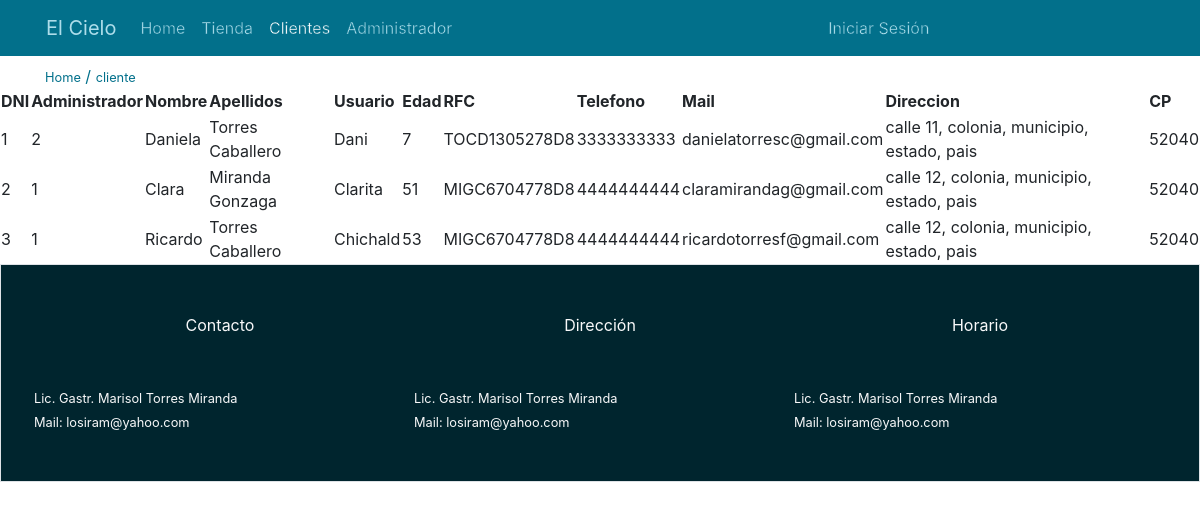
Page /cliente on the committed database.
### tables this page shows
CREATE TABLE clientes (
    clienteDNI INT NOT NULL AUTO_INCREMENT ,
    adminDNI INT NOT NULL ,
    cl_nombre VARCHAR (15) ,
    cl_apellidos VARCHAR (35) ,
    cl_usuario VARCHAR (15) UNIQUE ,
    cl_password VARCHAR (20) ,
    cl_edad INT ,
    cl_rfc VARCHAR (14) ,
    cl_telefono VARCHAR (10) ,
    cl_mail VARCHAR (30) UNIQUE ,
    cl_direccion VARCHAR (70) ,
    cl_cp INT ,
    cl_sello_digital TEXT (300) ,
    cl_razon_social VARCHAR (20) ,
    cl_mensaje TEXT (500) ,
    PRIMARY KEY (clienteDNI) ,
    FOREIGN KEY (adminDNI) REFERENCES administradores (adminDNI) ON UPDATE CASCADE ON DELETE CASCADE
);

### controllers/ViewsController.php (called while the page is built, shortened)
<?php
class ViewsController {
    private static $views_path = "./views/" ;
    public function view ($route) {
        require_once (self::$views_path."header.php") ;
        require_once (self::$views_path.$route.".php") ;
        require_once (self::$views_path."footer.php") ;
    }
}

### index.php (called while the page is built, shortened)
<?php
require_once ("./controllers/Autoload.php") ;
$route = isset ($_GET ["r"]) ? $_GET ["r"] : "home" ;
$router = new Router ($route) ;

### controllers/Autoload.php (called while the page is built, shortened)
<?php
class Autoload {
    public function __construct () {
        spl_autoload_register (function ($class_name) {
            $controllers_path = "./controllers/".$class_name.".php" ;
            $models_path = "./models/".$class_name.".php" ;
        }) ;
    }
}

### getters/getCliente.php (called while the page is built, shortened)
<?php
$c = "" ;
$clientecontroller = new ClienteController () ;
$getcliente = $clientecontroller->getCliente ($cliente = $c) ;
$countcliente = count ($getcliente) ;

### controllers/ClienteController.php (called while the page is built, shortened)
<?php
class ClienteController {
    private $clientemodel ;
    public function __construct () {
        $this->clientemodel = new ClienteModel () ;
    }
    public function getCliente ($cliente = "") {
        return $this->clientemodel->get ($cliente = "") ;
    }
}

### models/Connection.php (called while the page is built, shortened)
<?php
abstract class Connection {
    private static $database_host = "localhost" ;
    private static $database_user = "root" ;
    private static $database_pass = "" ;
    private static $database_name = "cielo" ;
    private static $database_char = "utf8" ;
    private $connected ;
    protected $query ;
    protected $rows = array () ;
    private function open_database () {
        $this->connected = new mysqli (
            self::$database_host ,
            self::$database_user ,
            self::$database_pass ,
            self::$database_name
        ) ;
        $this->connected->set_charset (
            self::$database_char
        ) ;
    }
    protected function get_query () {
        $result = $this->connected->query ($this->query) ;
        while ($this->rows[] = $result->fetch_assoc ()) ;
        return array_pop ($this->rows) ;
    }
}

### models/ClienteModel.php (called while the page is built, shortened)
<?php
require "Connection.php" ;
class ClienteModel extends Connection {
    public function get ($cliente = "") {
        $this->query = ($cliente != "") ? "SELECT * FROM clientes WHERE clienteDNI = '$cliente'" : "SELECT * FROM clientes" ;
        $this->get_query () ;
        foreach ($this->rows as $key => $value) {
            $data[$key] = $value ;
        }
        return $data ;
    }
}

### views/cliente.php (the view)
<?php require_once ("./getters/getCliente.php") ; ?>
<table>
    <thead>
        <tr>
            <th>DNI</th>
            <th>Administrador</th>
            <th>Nombre</th>
            <th>Apellidos</th>
            <th>Usuario</th>
            <th>Edad</th>
            <th>RFC</th>
            <th>Telefono</th>
            <th>Mail</th>
            <th>Direccion</th>
            <th>CP</th>
        </tr>
    </thead>
    <tbody>
        <?php for ($i=0; $i < $countcliente ; $i++) { ?>
        <tr>
            <td><?php print $getcliente [$i]["clienteDNI"] ; ?></td>
            <td><?php print $getcliente [$i]["adminDNI"] ; ?></td>
            <td><?php print $getcliente [$i]["cl_nombre"] ; ?></td>
            <td><?php print $getcliente [$i]["cl_apellidos"] ; ?></td>
            <td><?php print $getcliente [$i]["cl_usuario"] ; ?></td>
            <td><?php print $getcliente [$i]["cl_edad"] ; ?></td>
            <td><?php print $getcliente [$i]["cl_rfc"] ; ?></td>
            <td><?php print $getcliente [$i]["cl_telefono"] ; ?></td>
            <td><?php print $getcliente [$i]["cl_mail"] ; ?></td>
            <td><?php print $getcliente [$i]["cl_direccion"] ; ?></td>
            <td><?php print $getcliente [$i]["cl_cp"] ; ?></td>
        </tr>
        <?php } ?>
    </tbody>
</table>

### controllers/Router.php (shortened to what this page needs)
<?php
class Router {
    public function __construct ($route) {
        $viewscontroller = new ViewsController () ;
        $divide = explode ("/", $route) ;
        if (isset ($divide [4])) {
            if ($divide [4] == "detalles") {
                $viewscontroller->view ("/detalles") ;
            }
        } elseif ($divide [0] == "home") {
            $viewscontroller->view ($route) ;
        } elseif ($divide [0] == "tienda") {
            $viewscontroller->view ("tienda") ;
        } elseif ($divide [0] == "cliente") {
            $viewscontroller->view ($route) ;
        } elseif ($divide [0] == "iniciar_sesion") {
            require_once ("./views/iniciar_sesion.php") ;
        } elseif ($divide[0] == "exit") {
			$user_session = new SessionController () ;
			$session = $user_session->logout();
		}
    }
}

### views/header.php (shortened to what this page needs)
<?php
$divide = isset ($_GET["r"]) ? explode ("/", $_GET["r"]) : " " ;
?>
<!DOCTYPE html>
<html lang="en">
<head>
    <link rel="stylesheet" type="text/css" href="http://localhost/public/bootstrap-4.3.1-dist/css/bootstrap.min.css">
	<link rel="stylesheet" href="http://localhost/public/css/app.css">
	<link rel="stylesheet" href="./public/css/responsive.css">
</head>
<body>
<div class="col-md-12 navis bg-menu">
<nav class="navbar principal navbar-expand-lg navbar-light">
		<div class="container justify_content_center">
				<a class="navbar-brand text-4 borde-letra">El Cielo</a>
			<div class="collapse navbar-collapse" id="navbarSupportedContent">
				<ul class="navbar-nav mr-auto">
					<?php
					$text_color_1 = "text-4" ;
					$text_color_2 = "text-4" ;
					$text_color_3 = "text-4" ;
					if ($divide[0] == "cliente") { $text_color_3 = "text-white"; }
					?>
					<li class="nav-item"><a href="/" class="nav-link <?php print "$text_color_1" ?> borde-letra1">Home</a></li>
					<li class="nav-item"><a href="http://localhost/tienda/1/1" class="nav-link <?php print "$text_color_2" ?> borde-letra1">Tienda</a></li>
					<li class="nav-item"><a href="http://localhost/cliente" class="nav-link <?php print "$text_color_3" ?> borde-letra1">Clientes</a></li>
					<li class="nav-item"><a href="http://localhost/administrador" class="nav-link text-4 borde-letra1">Administrador</a></li>
					<li class="nav-item"><div class="col-md-12 borde"></div></li>
					<li class="nav-item"><div class="col-md-12 borde"></div></li>
					<li class="nav-item"><div class="col-md-12 borde"></div></li>
					<li class="nav-item"><div class="col-md-12 borde"></div></li>
					<li class="nav-item"><div class="col-md-12 borde"></div></li>
					<li class="nav-item"><div class="col-md-12 borde"></div></li>
					<li class="nav-item"><div class="col-md-12 borde"></div></li>
					<li class="nav-item"><div class="col-md-12 borde"></div></li>
					<li class="nav-item"><div class="col-md-12 borde"></div></li>
					<li class="nav-item"><div class="col-md-12 borde"></div></li>
					<li class="nav-item"><div class="col-md-12 borde"></div></li>
					<li class="nav-item"><div class="col-md-12 borde"></div></li>
					<?php if (!$_SESSION ['i']) { ?>
					<li class="nav-item"><a href="http://localhost/iniciar_sesion" class="nav-link text-4 borde-letra1">Iniciar Sesión</a></li>
					<?php } ?>
				</ul>
			</div>
		</div>
	</nav>
	</div>
	<?php if ($divide != " ") { ?>
	<div class=" pt-5 text-1">
		<div class="container pt-3">
			<a href="http://localhost" class="small text-1">Home</a> / <a href="http://localhost/<?php print $divide[0] ?>/1/1" class="small text-1"><?php print $divide[0] ?></a>
		</div>
	</div>
	<?php } ?>

### views/footer.php
<div class="bg-5 border">
    <div class="container">
        <div class="row borde">
            <div class="col-md-4 text-light p-1 borde  py-5">
                <div class="text-center">Contacto</div><br><br>
                <span class="small"> Lic. Gastr. Marisol Torres Miranda </span><br>
                <span class="small"> Mail: losiram@yahoo.com </span>
            </div>
            <div class="col-md-4 text-light p-1 borde  py-5">
                <div class="text-center">Dirección</div><br><br>
                <span class="small"> Lic. Gastr. Marisol Torres Miranda </span><br>
                <span class="small"> Mail: losiram@yahoo.com </span>
            </div>
            <div class="col-md-4 text-light p-1 borde  py-5">
                <div class="text-center">Horario</div><br><br>
                <span class="small"> Lic. Gastr. Marisol Torres Miranda </span><br>
                <span class="small"> Mail: losiram@yahoo.com </span>
            </div>
        </div>
    </div>
</div>
</body>
</html>

### public/css/app.css (style rules this page uses)
table { width: 100% ; }
.bg-menu { background-color: #02708b ; }
.bg-5 { background-color: #00252E ; }
.text-1 { color: #02708b!important ; }
.text-4 { color: #ADDDEA!important ; }
.navis { position: fixed ; z-index: 1; }
.borde-letra1 { -webkit-text-stroke: 0.4px #02708b; color: transparent; }

### rows in the picture
clientes: clienteDNI "1", adminDNI "2", cl_nombre "Daniela", cl_apellidos "Torres Caballero", cl_usuario "Dani", cl_edad "7", cl_rfc "TOCD1305278D8", cl_telefono "3333333333", cl_mail "danielatorresc@gmail.com", cl_direccion "calle 11, colonia, municipio, estado, pais", cl_cp "52040"
clientes: clienteDNI "2", adminDNI "1", cl_nombre "Clara", cl_apellidos "Miranda Gonzaga", cl_usuario "Clarita", cl_edad "51", cl_rfc "MIGC6704778D8", cl_telefono "4444444444", cl_mail "claramirandag@gmail.com", cl_direccion "calle 12, colonia, municipio, estado, pais", cl_cp "52040"
clientes: clienteDNI "3", adminDNI "1", cl_nombre "Ricardo", cl_apellidos "Torres Caballero", cl_usuario "Chichald", cl_edad "53", cl_rfc "MIGC6704778D8", cl_telefono "4444444444", cl_mail "ricardotorresf@gmail.com", cl_direccion "calle 12, colonia, municipio, estado, pais", cl_cp "52040"

### other values in the picture
$divide[0] "cliente"
